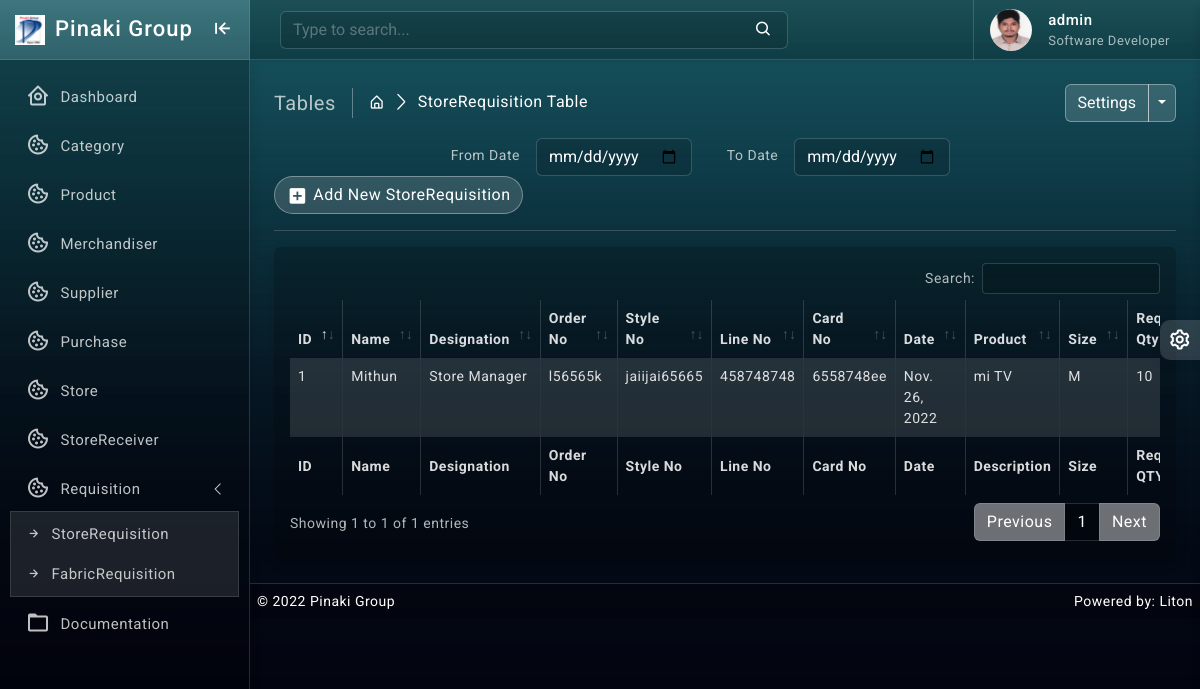
Page /store_requisition/ (signed in) on the earlier database version.
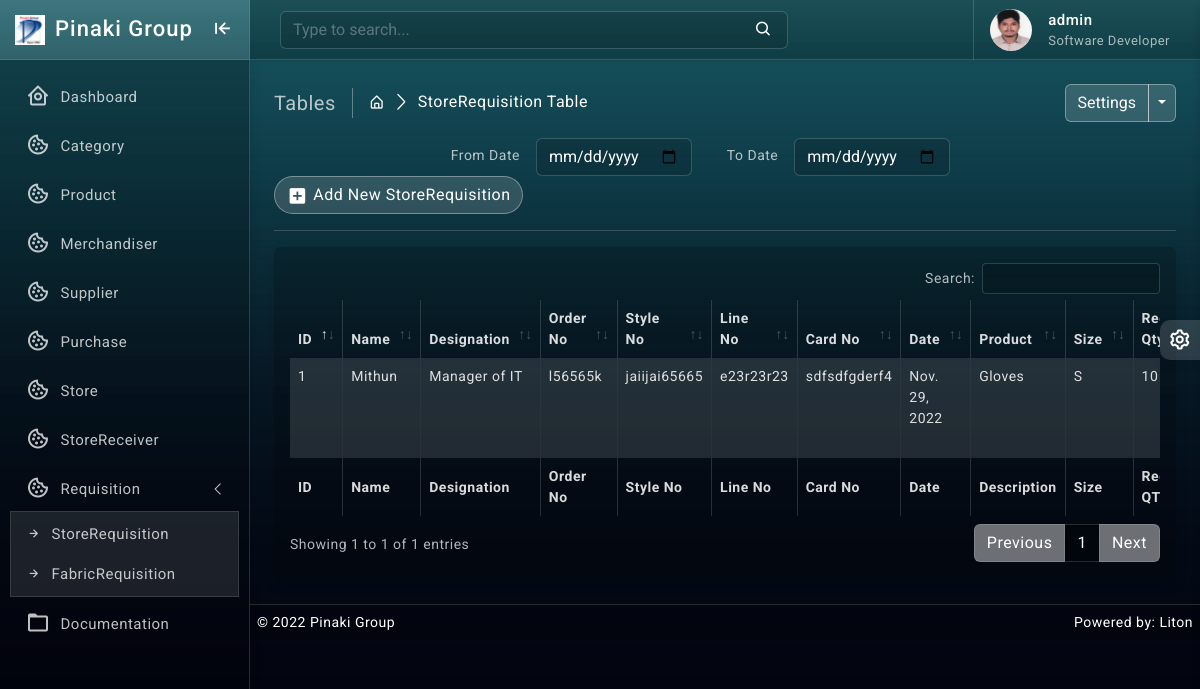
Same page on the later database version.
### store_requisition/models.py (models this page shows, shortened)
class StoreRequisition(models.Model):
    name = models.CharField(max_length=64, null=True, unique=True, blank=True)
    sr_designation = models.ForeignKey(StoreReceiver, on_delete=models.CASCADE, blank=False)
    order_no = models.CharField(max_length=32, null=True, blank=True)
    style_no = models.CharField(max_length=32, null=True, blank=True)
    line_no = models.CharField(max_length=32, null=True, blank=True)
    card_no = models.CharField(max_length=32, null=True, blank=True)
    date = models.DateField(default= now)
    product = models.ForeignKey(Product, on_delete=models.CASCADE, blank=False)
    SIZE = (
        ('', 'Select'),
        ('S', 'S'),
        ('M', 'M'),
        ('L', 'L'),
        ('XL', 'XL'),
        ('XXL', 'XXL'),
    )
    size = models.CharField(max_length=64, null=True, blank=False, choices=SIZE)
    required_qty = models.PositiveIntegerField(default=1)
    supply_qty = models.PositiveIntegerField(default=1)
    remarks = models.TextField()
    updated_at = models.DateTimeField(auto_now=True)

### store_receiver/models.py (models this page shows)
class StoreReceiver(models.Model):
    name = models.CharField(max_length=64, null=True, unique=True, blank=True)
    designation = models.CharField(max_length=64, null=True, blank=True)
    email = models.EmailField(max_length=64, blank=True, unique=True)
    phone = models.CharField(max_length=16, null=True, blank=True, unique=True)
    updated_at = models.DateTimeField(auto_now=True)
    def __str__(self):
        return self.designation

### product/models.py (models this page shows)
class Product(models.Model):
    name = models.CharField(max_length=64, null=True, unique=True, blank=True)
    category = models.ForeignKey(Category, on_delete=models.CASCADE, blank=False)
    description = models.TextField()
    created_at = models.DateTimeField(default=timezone.now)
    updated_at = models.DateTimeField(auto_now=True)
    def __str__(self):
        return self.name

### store_requisition/views.py (the view)
# urls.py: path('', views.storeRequis_read, name='storeRequis_read'),
@login_required
def storeRequis_read(request):
    storeRequis_data = StoreRequisition.objects.all().order_by('-id')
    context = {
        'storeRequis_data': storeRequis_data
    }
    return render(request, 'store_requisition/read.html', context)

### templates/store_requisition/read.html (shortened to what this page needs)
{% extends 'base/base.html' %}
{% block body %}
{% load static %}
		<div class="page-wrapper">
			<div class="page-content">
				<div class="page-breadcrumb d-none d-sm-flex align-items-center mb-3">
					<div class="breadcrumb-title pe-3">Tables</div>
					<div class="ps-3">
						<nav aria-label="breadcrumb">
							<ol class="breadcrumb mb-0 p-0">
								<li class="breadcrumb-item"><a href="#"><i class="bx bx-home-alt"></i></a>
								</li>
								<li class="breadcrumb-item active" aria-current="page">StoreRequisition Table</li>
							</ol>
						</nav>
					</div>
					<div class="ms-auto">
						<div class="btn-group">
							<button type="button" class="btn btn-light">Settings</button>
							<button type="button" class="btn btn-light dropdown-toggle dropdown-toggle-split" data-bs-toggle="dropdown">	<span class="visually-hidden">Toggle Dropdown</span>
							</button>
						</div>
					</div>
				</div>
				<div class="col-md-9">
					<form class="float-md-end" method="POST">
						<div class="row row-cols-md-auto g-lg-3">
							<label for="fromdate" class="col-md-2 col-form-label text-md-end">From Date</label>
							<div class="col-md-4">
								<input type="date" name= "fromdate" class="form-control" id="fromdate">
							</div>
							<label for="todate" class="col-md-2 col-form-label text-md-end">To Date</label>
							<div class="col-md-4">
								<input type="date" name= "todate" class="form-control" id="todate">
							</div>
						</div>
					</form>
				</div>
                <div class="ms-auto"><a href="/store_requisition/create/" class="btn btn-light radius-30 mt-2 mt-lg-0"><i class="bx bxs-plus-square"></i>Add New StoreRequisition</a></div>
				<hr/>
				<div class="card">
					<div class="card-body">
						<div class="table-responsive">
							<table id="example2" class="table table-striped table-bordered">
								<thead>
									<tr>
										<th>ID</th>
										<th>Name</th>
										<th>Designation</th>
                                        <th>Order No</th>
                                        <th>Style No</th>
										<th>Line No</th>
										<th>Card No</th>
										<th>Date</th>
										<th>Product</th>
										<th>Size</th>
										<th>Required Qty</th>
									</tr>
								</thead>
								<tbody>
									{% for data in storeRequis_data %}
									<tr>
									   <td>{{ data.id }}</td>
									   <td>{{ data.name | title}}</td>
									   <td>{{ data.sr_designation }}</td>
                                       <td>{{ data.order_no }}</td>
                                       <td>{{ data.style_no }}</td>
									   <td>{{ data.line_no }}</td>
									   <td>{{ data.card_no }}</td>
									   <td>{{ data.date }}</td>
									   <td>{{ data.product }}</td>
									   <td>{{ data.size }}</td>
									   <td>{{ data.required_qty }}</td>
									</tr>
								 {% endfor %}
								</tbody>
								<tfoot>
									<tr>
										<th>ID</th>
										<th>Name</th>
										<th>Designation</th>
                                        <th>Order No</th>
                                        <th>Style No</th>
										<th>Line No</th>
										<th>Card No</th>
										<th>Date</th>
										<th>Description</th>
										<th>Size</th>
										<th>Required QTY</th>
									</tr>
								</tfoot>
							</table>
						</div>
					</div>
				</div>
			</div>
		</div>
{% endblock body %}

Differences in the rows shown:
changed StoreRequisition "Mithun": sr_designation "Store Manager" → "Manager of IT"; line_no "458748748" → "e23r23r23"; card_no "6558748ee" → "sdfsdfgderf4"; date "Nov. 26, 2022" → "Nov. 29, 2022"; product "mi TV" → "Gloves"; size "M" → "S"
